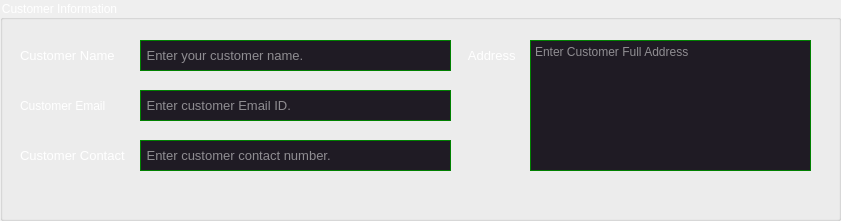
  <widget class="QGroupBox" name="groupBox_2">
   <property name="geometry">
    <rect>
     <x>20</x>
     <y>246</y>
     <width>841</width>
     <height>221</height>
    </rect>
   </property>
   <property name="styleSheet">
    <string notr="true">color: rgb(255, 255, 255);
font: 10pt &quot;Segoe UI&quot;;</string>
   </property>
   <property name="title">
    <string>Customer Information</string>
   </property>
   <widget class="QLabel" name="label_8">
    <property name="geometry">
     <rect>
      <x>20</x>
      <y>40</y>
      <width>101</width>
      <height>31</height>
     </rect>
    </property>
    <property name="font">
     <font>
      <family>Segoe UI</family>
      <pointsize>10</pointsize>
      <italic>false</italic>
      <bold>false</bold>
     </font>
    </property>
    <property name="styleSheet">
     <string notr="true">color: rgb(255, 255, 255);</string>
    </property>
    <property name="text">
     <string>Customer Name</string>
    </property>
   </widget>
   <widget class="QLabel" name="label_14">
    <property name="geometry">
     <rect>
      <x>20</x>
      <y>140</y>
      <width>111</width>
      <height>31</height>
     </rect>
    </property>
    <property name="font">
     <font>
      <family>Segoe UI</family>
      <pointsize>10</pointsize>
      <italic>false</italic>
      <bold>false</bold>
     </font>
    </property>
    <property name="styleSheet">
     <string notr="true">color: rgb(255, 255, 255);</string>
    </property>
    <property name="text">
     <string>Customer Contact</string>
    </property>
   </widget>
   <widget class="QLineEdit" name="lineEdit_12">
    <property name="geometry">
     <rect>
      <x>140</x>
      <y>140</y>
      <width>311</width>
      <height>31</height>
     </rect>
    </property>
    <property name="font">
     <font>
      <family>Segoe UI</family>
      <pointsize>10</pointsize>
      <italic>false</italic>
      <bold>false</bold>
     </font>
    </property>
    <property name="styleSheet">
     <string notr="true">color: white;
background-color:  #1F1B24;
border: 0.5px solid green;</string>
    </property>
    <property name="text">
     <string/>
    </property>
    <property name="maxLength">
     <number>10</number>
    </property>
    <property name="placeholderText">
     <string> Enter customer contact number.</string>
    </property>
   </widget>
   <widget class="QLineEdit" name="lineEdit_8">
    <property name="geometry">
     <rect>
      <x>140</x>
      <y>90</y>
      <width>311</width>
      <height>31</height>
     </rect>
    </property>
    <property name="font">
     <font>
      <family>Segoe UI</family>
      <pointsize>10</pointsize>
      <italic>false</italic>
      <bold>false</bold>
     </font>
    </property>
    <property name="styleSheet">
     <string notr="true">color: white;
background-color:  #1F1B24;
border: 0.5px solid green;</string>
    </property>
    <property name="placeholderText">
     <string> Enter customer Email ID.</string>
    </property>
   </widget>
   <widget class="QLineEdit" name="lineEdit_6">
    <property name="geometry">
     <rect>
      <x>140</x>
      <y>40</y>
      <width>311</width>
      <height>31</height>
     </rect>
    </property>
    <property name="font">
     <font>
      <family>Segoe UI</family>
      <pointsize>10</pointsize>
      <italic>false</italic>
      <bold>false</bold>
     </font>
    </property>
    <property name="styleSheet">
     <string notr="true">color: white;
background-color:  #1F1B24;
border: 0.5px solid green;</string>
    </property>
    <property name="placeholderText">
     <string> Enter your customer name.</string>
    </property>
   </widget>
   <widget class="QLabel" name="label_13">
    <property name="geometry">
     <rect>
      <x>20</x>
      <y>90</y>
      <width>91</width>
      <height>31</height>
     </rect>
    </property>
    <property name="font">
     <font>
      <family>Segoe UI</family>
      <pointsize>9</pointsize>
      <italic>false</italic>
      <bold>false</bold>
     </font>
    </property>
    <property name="styleSheet">
     <string notr="true">color: rgb(255, 255, 255);
font: 9pt &quot;Segoe UI&quot;;</string>
    </property>
    <property name="text">
     <string>Customer Email</string>
    </property>
   </widget>
   <widget class="QLabel" name="label_10">
    <property name="geometry">
     <rect>
      <x>465</x>
      <y>40</y>
      <width>61</width>
      <height>31</height>
     </rect>
    </property>
    <property name="font">
     <font>
      <family>Segoe UI</family>
      <pointsize>10</pointsize>
      <italic>false</italic>
      <bold>false</bold>
     </font>
    </property>
    <property name="styleSheet">
     <string notr="true">color: rgb(255, 255, 255);</string>
    </property>
    <property name="text">
     <string> Address</string>
    </property>
   </widget>
   <widget class="QTextEdit" name="textEdit_2">
    <property name="geometry">
     <rect>
      <x>530</x>
      <y>40</y>
      <width>281</width>
      <height>131</height>
     </rect>
    </property>
    <property name="styleSheet">
     <string notr="true">color: white;
background-color:  #1F1B24;
border: 0.5px solid green;</string>
    </property>
    <property name="placeholderText">
     <string>Enter Customer Full Address</string>
    </property>
   </widget>
  </widget>
